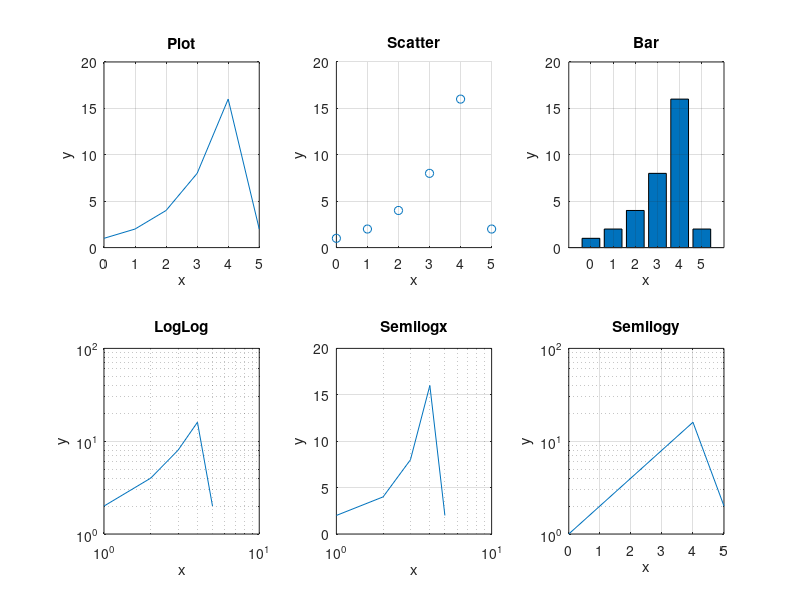
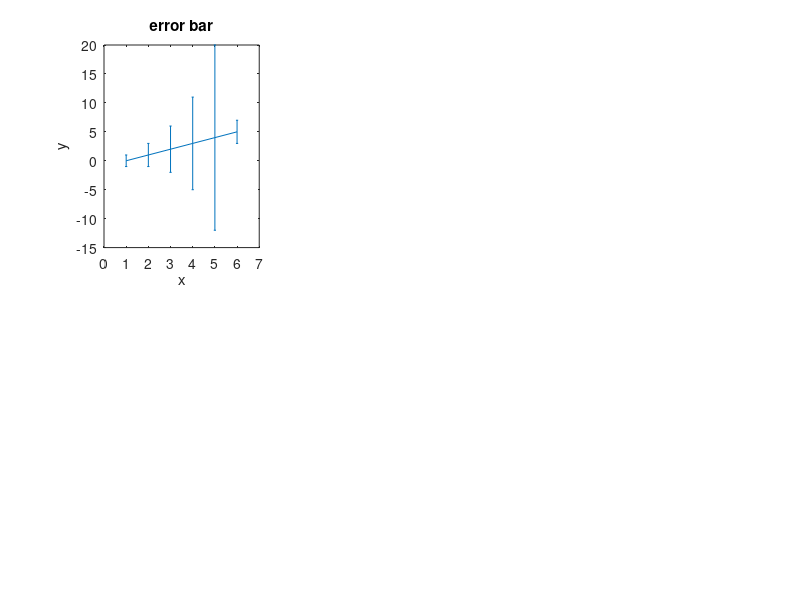

Source code (MATLAB) for these figures, in order:
%% Script for generating subplots of various 
% author 
% date

% clean start
clc
clear
close all

% Enter the current file
fullpath = mfilename('fullpath');
[path,name]=fileparts(fullpath);
addpath(path);
res =savepath;
cd(path);
% https://blog.csdn.net/liuxhCSDN/article/details/88696401

% Create the data
x = linspace(0, 5, 6);
y= [1 2 4 8 16 2];

% create subplot
subplot(2,3,1);
plot(x, y);
title('Plot');
xlabel('x');
ylabel('y');
grid on;

subplot(2,3,2);
scatter(x, y);
title('Scatter');
xlabel('x');
ylabel('y');
grid on;

subplot(2,3,3);
bar(x, y);
title('Bar');
xlabel('x');
ylabel('y');
grid on;

subplot(2,3,4);
loglog(x, y);
title('LogLog');
xlabel('x');
ylabel('y');
grid on;

subplot(2,3,5);
semilogx(x, y);
title('Semilogx');
xlabel('x');
ylabel('y');
grid on;

subplot(2,3,6);
semilogy(x, y);
title('Semilogy');
xlabel('x');
ylabel('y');
grid on;


figure;
subplot(2, 3, 1)
errorbar(x, y);
title('error bar');
xlabel('x');
ylabel('y');

% subplot(2, 3, 2)
% stemplot(x, y);
% title('Stemplot');
% xlabel('x');
% ylabel('y');